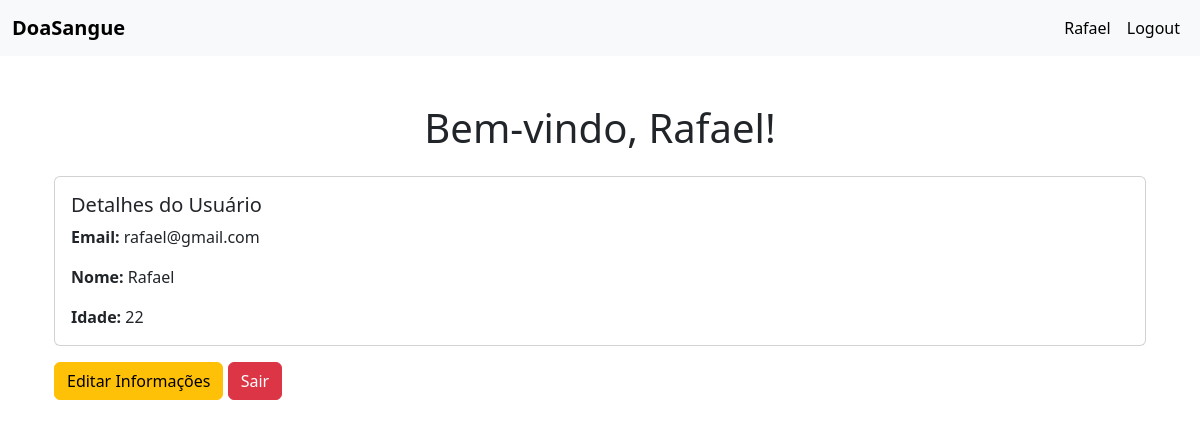
The app's page /cadastro/perfil/ (signed in) with its own data.
### cadastro/models.py (models this page shows, shortened)
class Cadastro(models.Model):
    nome = models.CharField(max_length=100)
    email = models.EmailField()
    idade = models.IntegerField()
    senha = models.CharField(max_length=128, null=True)

### cadastro/views.py (the view)
# urls.py: path('perfil/', user_profile_view, name='user_profile'),
def user_profile_view(request):
    if 'usuario_id' not in request.session:
        messages.error(request, 'Você precisa estar logado para acessar essa página.')
        return redirect('login')
    usuario_id = request.session['usuario_id']
    try:
        usuario = Cadastro.objects.get(id=usuario_id)
    except Cadastro.DoesNotExist:
        messages.error(request, 'Usuário não encontrado.')
        return redirect('login')
    return render(request, 'user_profile.html', {'usuario': usuario})

### cadastro/templates/user_profile.html (shortened to what this page needs)
{% extends 'base.html' %}
{% block content %}
<div class="container mt-5">
    <h1 class="text-center">Bem-vindo, {{ usuario.nome }}!</h1>
    <div class="card mt-4">
        <div class="card-body">
            <h5 class="card-title">Detalhes do Usuário</h5>
            <p class="card-text"><strong>Email:</strong> {{ usuario.email }}</p>
            <p class="card-text"><strong>Nome:</strong> {{ usuario.nome }}</p>
            <p class="card-text"><strong>Idade:</strong> {{ usuario.idade }}</p>
        </div>
    </div>
    <div class="mt-3">
        <a href="{% url 'cadastro_update' usuario.pk %}" class="btn btn-warning">Editar Informações</a>
        <a href="{% url 'login' %}" class="btn btn-danger">Sair</a>
    </div>
</div>
{% endblock %}

### cadastro/templates/base.html (shortened to what this page needs)
{% load static %}
<!DOCTYPE html>
<html lang="en">
<head>
    <link href="https://cdn.jsdelivr.net/npm/bootstrap@5.3.0-alpha1/dist/css/bootstrap.min.css" rel="stylesheet">
    <link rel="stylesheet" href="{% static 'css/styles.css' %}">
</head>
<body>
    <nav class="navbar navbar-expand-lg navbar-light bg-light">
        <div class="container-fluid">
            <a class="navbar-brand" href="">DoaSangue</a>
            <div class="collapse navbar-collapse" id="navbarNav">
                <ul class="navbar-nav ms-auto">
                    {% if request.session.usuario_nome %}
                        <li class="nav-item">
                            <a class="nav-link" href="{% url 'user_profile' %}">{{ request.session.usuario_nome }}</a>
                        </li>
                        <li class="nav-item">
                            <a class="nav-link" href="{% url 'logout' %}">Logout</a>
                        </li>
                    {% else %}
                        <li class="nav-item">
                            <a class="nav-link" href="{% url 'login' %}">Login</a>
                        </li>
                    {% endif %}
                </ul>
            </div>
        </div>
    </nav>
    <div class="container mt-5">
        {% block content %}
        {% endblock %}
    </div>
</body>
</html>

### static/css/styles.css (style rules this page uses)
body { background-color: #ffffff; }
.navbar { background-color: #017cff; }
.navbar-brand { color: #000000; font-weight: bold; }
.navbar-nav .nav-link { color: #000000; padding: 0.5rem 1rem; }
.container { margin-top: 50px; }

### records on screen
Cadastro: session.usuario_nome "Rafael", nome "Rafael", email "rafael@gmail.com", idade "22"
